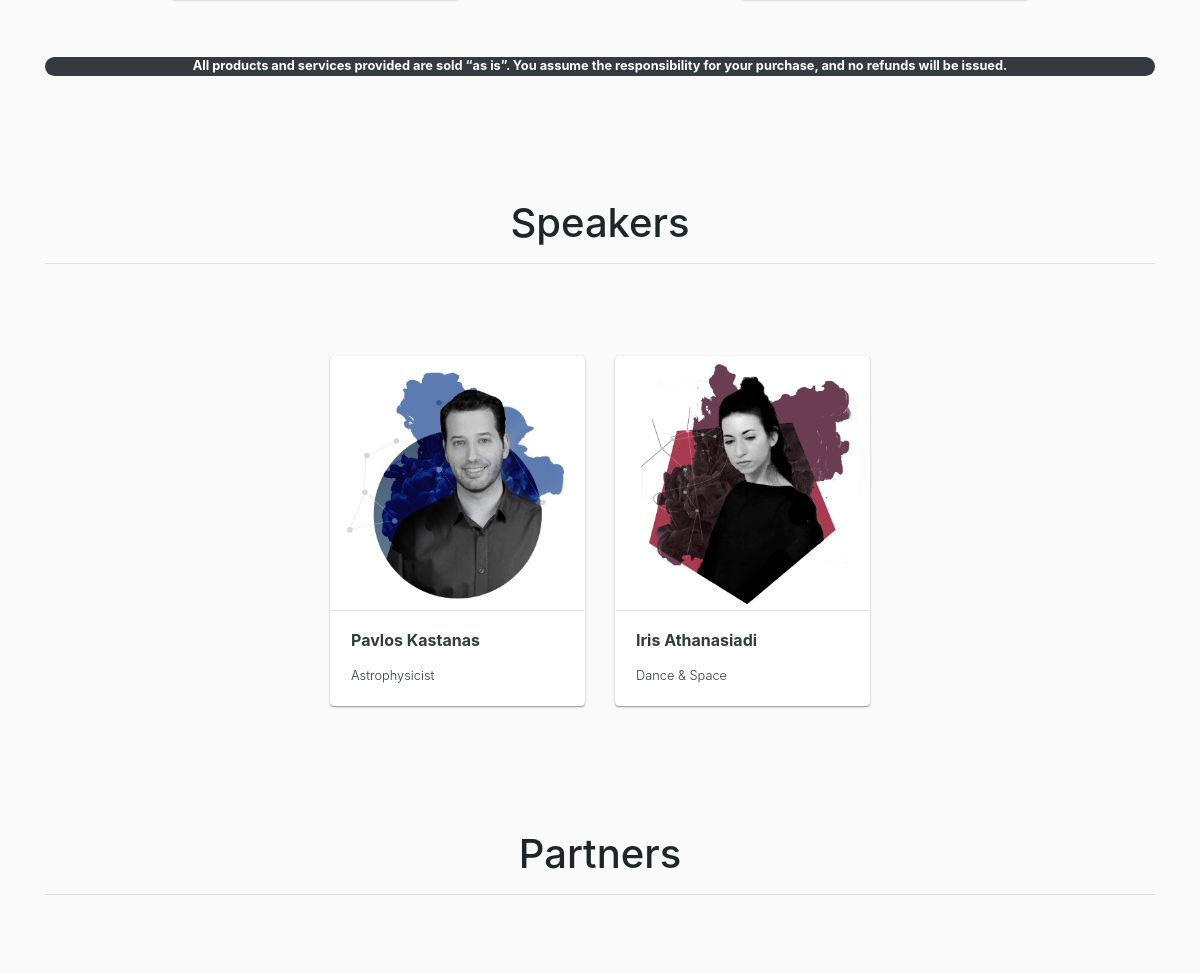
The page /events/Outcomes/ (middle part) on the database as committed earlier.
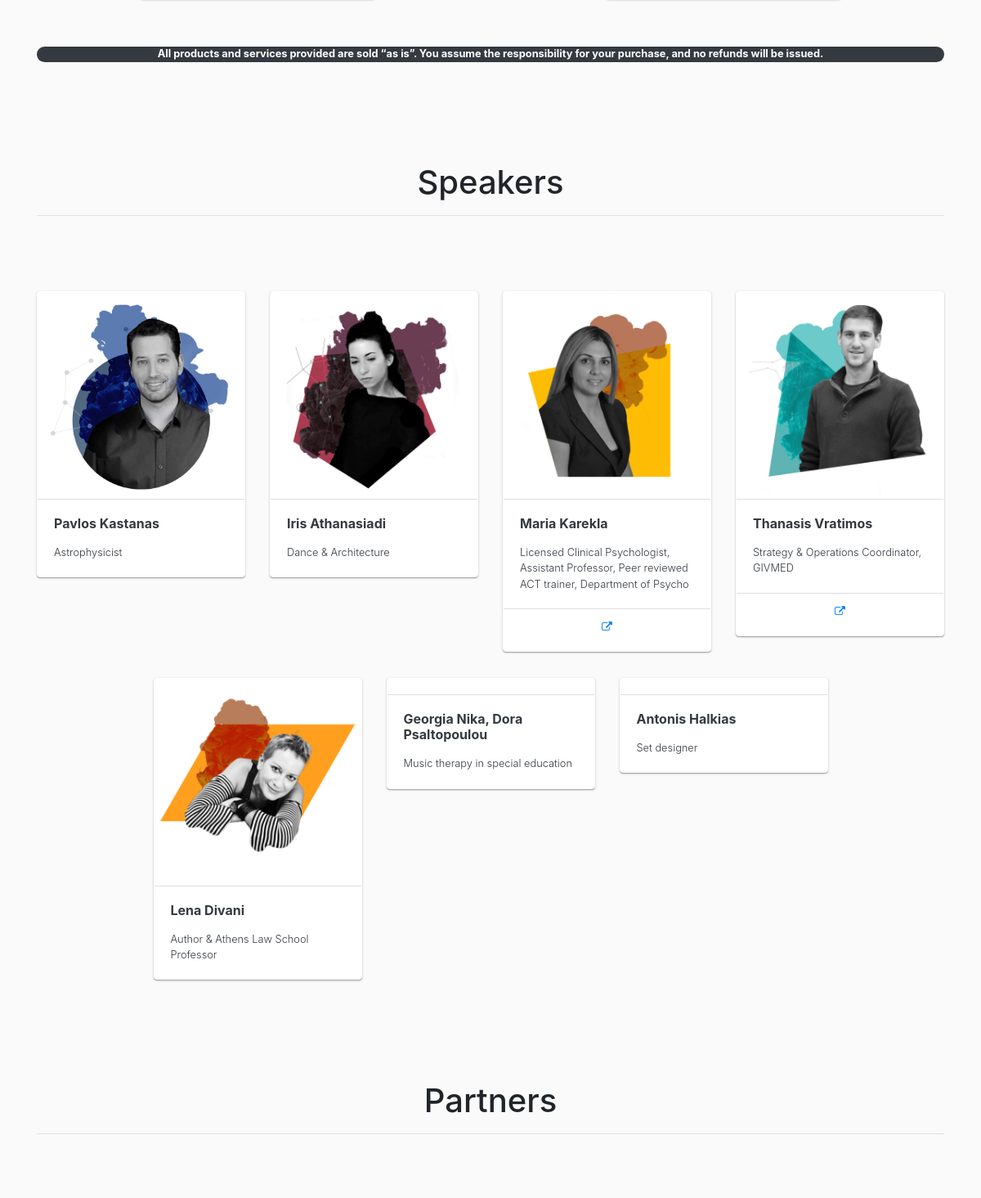
The same page on the database as committed later.
### TEDx2018/models.py (models this page shows, shortened)
class Speaker(models.Model):
	Event = models.ForeignKey(Event, default=1, on_delete=models.CASCADE)
	Name = models.CharField(max_length=100)
	Surname = models.CharField(max_length=100, blank=True)
	email = models.CharField(max_length=100, blank=True)
	Telephone = models.IntegerField(blank=True, null=True)
	ProfileImage = models.ImageField(default='TEDx2018/Shared/XWhite.svg', blank=True, upload_to='TEDx2018/SpeakerProfilePictures/')
	Title = models.CharField(max_length=100, blank=True)
	Bio = models.TextField(blank=True)
	AnnouncementDateTime = models.DateTimeField(default=None, blank=True, null=True)
	Session = models.ForeignKey(Session, default=1, null=True, on_delete=models.SET_NULL)
	TalkTime = models.TimeField(default=None, blank=True, null=True)
	HasSpoken = models.BooleanField(default=False, blank=True)
	Presentation = models.FileField(blank=True, upload_to='TEDx2018/SpeakerPresentations/')
	PresentationReleaseDateTime = models.DateTimeField(default=None, blank=True, null=True)
	PresentationRelease = models.BooleanField(default=False)
	Facebook = models.CharField(max_length=100, blank=True)
	GitHub = models.CharField(max_length=100, blank=True)
	GooglePlus = models.CharField(max_length=100, blank=True)
	Instagram = models.CharField(max_length=100, blank=True)
	LinkedIn = models.CharField(max_length=100, blank=True)
	Pinterest = models.CharField(max_length=100, blank=True)
	Reddit = models.CharField(max_length=100, blank=True)
	Twitter = models.CharField(max_length=100, blank=True)
	YouTube = models.CharField(max_length=100, blank=True)
	InternetLink = models.CharField(max_length=100, blank=True)
	TalkTitle = models.CharField(max_length=100, blank=True)
	TalkSummary = models.TextField(blank=True)
	TalkYouTubeLink = models.CharField(max_length=100, blank=True)
	@property
	def FullName(self): return self.Name + ' ' + self.Surname
	@property
	def Announced(self):
		return True if self.AnnouncementDateTime is None else self.AnnouncementDateTime.utctimetuple() <= datetime.now().astimezone().utctimetuple()
	@property
	def HasLinks(self):
		return bool(self.Presentation) | bool(self.Facebook) | bool(self.GitHub) | bool(self.GooglePlus) | bool(self.Instagram) | bool(self.LinkedIn) | bool(self.Pinterest) | bool(self.Twitter) | bool(self.YouTube) | bool(self.InternetLink)
	@property
	def url(self):
		return self.Name + '_' + self.Surname

### TEDx2018/views.py (the view)
# urls.py: path('events/<str:eventName>/', views.eventView, name='event'),
def eventView(request, eventName):
	eventName = eventName.replace('_', ' ')
	event = Event.objects.filter(Name=eventName).first()
	teams = getTeamAndTeamMembers(event)
	partnersList = []
	hasPartners = False
	PartnerLevels = None
	for partnerLevel in event.partnerlevel_set.all().order_by('Level'):
		partners = list(event.partner_set.filter(PartnerLevel=partnerLevel))
		if len(partners):
			partnersList.append({'Name': partnerLevel.Name, 'partners': partners})
			hasPartners = True
	if hasPartners:
		PartnerLevels = partnersList
	return render(request=request, template_name='TEDx2018/event.html', context={'event': event, 'teams': teams, 'PartnerLevels': PartnerLevels})

### TEDx2018/models.py (called while the page is built)
	@property
	def Announced(self):
		return True if self.AnnouncementDateTime is None else self.AnnouncementDateTime.utctimetuple() <= datetime.now().astimezone().utctimetuple()

	@property
	def isSoldOut(self): return False

	@property
	def FullName(self): return self.Name + ' ' + self.Surname

	@property
	def HasLinks(self):
		return bool(self.Facebook) | bool(self.GitHub) | bool(self.GooglePlus) | bool(self.Instagram) | bool(self.LinkedIn) | bool(self.Pinterest) | bool(self.Twitter) | bool(self.YouTube) | bool(self.InternetLink)

	@property
	def url(self):
		return self.Name + '_' + self.Surname

### TEDx2018/views.py (called while the page is built)
def getTeamAndTeamMembers(event):
	teams = event.team_set.order_by('Name')
	teamsList = []
	for team in teams:
		teamMembersAssignment = list(
			TeamMemberAssignment
				.objects
				.filter(Team=team)
				.only('TeamMember')
				.order_by('TeamMember__Position', 'TeamMember__Name', 'TeamMember__Surname')
		)
		teamsList.append({
			'Name': team.Name,
			'Photo': team.Photo.url,
			'PhotoDescription': team.PhotoDescription,
			'TeamMembersAssignment': teamMembersAssignment
		})
	return teamsList

### TEDx2018/templates/TEDx2018/event.html (shortened to what this page needs)
{% extends 'TEDx2018/base.html' %}
{% block body %}
	{% load static %}
	{% if event.Announced %}
		{% include 'TEDx2018/Event/TicketCards.html' %}
		{% if event.HasAnnouncedSpeakers %}
			{% include 'TEDx2018/Shared/dividerTitle.html' with title='Speakers' %}
			{% include 'TEDx2018/Shared/speakersList.html' %}
		{% endif %}
		{% include 'TEDx2018/Shared/dividerTitle.html' with title='Partners' %}
	{% endif %}
{% endblock %}

### TEDx2018/templates/TEDx2018/Shared/personalCardTemplate.html (shortened to what this page needs)
<div class="col-sm-6 col-md-4 col-lg-4 col-xl-3">
	<div class="card my-3 w-100">
		<a class="text-dark" href="{% if isSpeaker %}{% url 'TEDx2018:speakerProfile' person.url %}{% else %}{% url 'TEDx2018:teamMemberProfile' person.url %}{% endif %}">
			<div class="card-header p-0">
				{% if person.ProfileImage %}
					<img class="card-img-top" src="{{ person.ProfileImage.url }}" alt="">
				{% else %}
					<img class="card-img-top" src="/media/TEDx2018/Shared/XWhite.svg" alt="">
				{% endif %}
			</div>
			<div class="card-body">
				<h6 class="card-title font-weight-bold">{{ person.FullName }}</h6>
				<p class="card-text font-weight-light">{{ person.Title }}</p>
			</div>
		</a>
		{% if person.HasLinks %}
			<div class="card-footer">
				<div class="row justify-content-center">
					{% if person.InternetLink %}
						<a href="{{ person.InternetLink }}" class="card-link mb-2" target="_blank"><i class="icon-link-ext"></i></a>
					{% endif %}
				</div>
			</div>
		{% endif %}
	</div>
</div>

Rows that differ between the two databases and show on the page:
changed Speaker "Iris Athanasiadi": ProfileImage: a different picture; Title "Dance & Space" → "Dance & Architecture"
now on this page (row edited): Speaker: ProfileImage (picture), FullName "Maria Karekla", Title "Licensed Clinical Psychologist, Assistant Professor, Peer reviewed ACT trainer, Department of Psycho"
now on this page (row edited): Speaker: ProfileImage (picture), FullName "Thanasis Vratimos", Title "Strategy & Operations Coordinator, GIVMED"
now on this page (row edited): Speaker: ProfileImage (picture), FullName "Lena Divani", Title "Author & Athens Law School Professor"
now on this page (row edited): Speaker: FullName "Georgia Nika, Dora Psaltopoulou", Title "Music therapy in special education"
now on this page (row edited): Speaker: FullName "Antonis Ηalkias", Title "Set designer"
